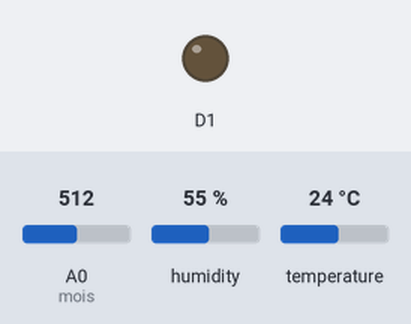
Simulated run of this sketch. Board: ESP8266 (NodeMCU). Shown: output pins drawn as LEDs (lit = HIGH). The test bench sets the inputs (shaded band); at power-on: A0 (mois) = 512, humidity 55 %, temperature 24 °C. WiFi joins after 1.5 s; servers stay silent unless stated; what the sketch prints to the serial monitor is not drawn.

Above: at 0.0 s.
At 8.7 s:
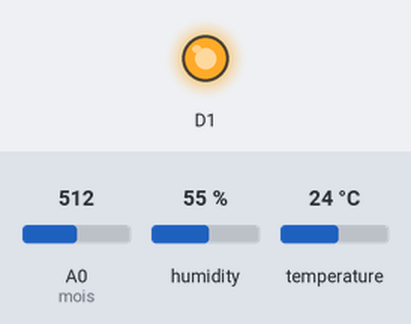
8.8 s: A0 (mois) set to 483
14.8 s: A0 (mois) set to 457
Timing chart, 0 to 17.8 s (numbered marks = the images above; inputs shaded):
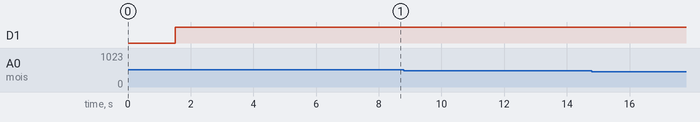

The sketch:

Irrigation_System.ino
```cpp
#include "arduino_secrets.h"
/*
  Sketch generated by the Arduino IoT Cloud Thing "Untitled"
  https://create.arduino.cc/cloud/things/ab25981e-d935-4f2d-8297-61fb98dbb1d8

  Arduino IoT Cloud Variables description

  The following variables are automatically generated and updated when changes are made to the Thing

  CloudLight motor;
  CloudTemperatureSensor temperature;
  CloudRelativeHumidity humidity;
  CloudRelativeHumidity moisture;

  Variables which are marked as READ/WRITE in the Cloud Thing will also have functions
  which are called when their values are changed from the Dashboard.
  These functions are generated with the Thing and added at the end of this sketch.
*/
#include "ESP8266WiFi.h"
#include "thingProperties.h"
#include "DHT.h"

#define DHTPIN D4
#define DHTTYPE DHT11

#define mois A0

DHT dht(DHTPIN, DHTTYPE);

void setup() {
  // Initialize serial and wait for port to open:
  Serial.begin(9600);
  pinMode(mois,INPUT);
  pinMode(D1,OUTPUT);
  // This delay gives the chance to wait for a Serial Monitor without blocking if none is found
  delay(1500);

  // Defined in thingProperties.h
  initProperties();

  // Connect to Arduino IoT Cloud
  ArduinoCloud.begin(ArduinoIoTPreferredConnection);

  /*
     The following function allows you to obtain more information
     related to the state of network and IoT Cloud connection and errors
     the higher number the more granular information you’ll get.
     The default is 0 (only errors).
     Maximum is 4
 */
  setDebugMessageLevel(2);
  ArduinoCloud.printDebugInfo();
  dht.begin();
}

void loop() {
  // Your code here
  onMoistureChange();
  onMotorChange();
  onHumidityChange();
  ArduinoCloud.update();
}

/*
  Since Humidity is READ_WRITE variable, onHumidityChange() is
  executed every time a new value is received from IoT Cloud.
*/
void onHumidityChange()  {
  // Add your code here to act upon Humidity change
  float h = dht.readHumidity();
  float t = dht.readTemperature();
  humidity = h;
  temperature = t;
  Serial.println("humidity = "); Serial.print(h);
  Serial.println("temperature = "); Serial.print(t);
  Serial.println("");
}


/*
  Since Moisture is READ_WRITE variable, onMoistureChange() is
  executed every time a new value is received from IoT Cloud.
*/
void onMoistureChange()  {
  // Add your code here to act upon Moisture change
  int m = analogRead(mois);
  m = 145- map(m, 0, 1023, 0, 100);
  moisture = m;

  if(moisture<60){
    motor = 1;
   }
  Serial.println("Moisture = "); Serial.print(m); Serial.print("%");
  Serial.println("");
}


/*
  Since Motor is READ_WRITE variable, onMotorChange() is
  executed every time a new value is received from IoT Cloud.
*/
void onMotorChange()  {
  // Add your code here to act upon Motor change

  if (moisture<60 && motor == 1){
    digitalWrite(D1,0);
  }
  else{
    digitalWrite(D1,1);
    motor = 0;
  }
}
```

arduino_secrets.h
```cpp
#define SECRET_SSID "Hotspot"
#define SECRET_OPTIONAL_PASS "12345678"
#define SECRET_DEVICE_KEY "Secret Key" // provided by cloud plateform for communication between database server and IoT device
```

thingProperties.h
```cpp
// Code generated by Arduino IoT Cloud, DO NOT EDIT.

#include <ArduinoIoTCloud.h>
#include <Arduino_ConnectionHandler.h>

const char DEVICE_LOGIN_NAME[]  = "dffbe0d1-8479-4f7c-9d8b-104aee3a0335";

const char SSID[]               = SECRET_SSID;    // Network SSID (name)
const char PASS[]               = SECRET_OPTIONAL_PASS;    // Network password (use for WPA, or use as key for WEP)
const char DEVICE_KEY[]  = SECRET_DEVICE_KEY;    // Secret device password

void onMotorChange();
void onHumidityChange();
void onMoistureChange();

CloudLight motor;
CloudTemperatureSensor temperature;
CloudRelativeHumidity humidity;
CloudRelativeHumidity moisture;

void initProperties(){

  ArduinoCloud.setBoardId(DEVICE_LOGIN_NAME);
  ArduinoCloud.setSecretDeviceKey(DEVICE_KEY);
  ArduinoCloud.addProperty(motor, READWRITE, ON_CHANGE, onMotorChange);
  ArduinoCloud.addProperty(temperature, READ, ON_CHANGE, NULL);
  ArduinoCloud.addProperty(humidity, READWRITE, ON_CHANGE, onHumidityChange);
  ArduinoCloud.addProperty(moisture, READWRITE, ON_CHANGE, onMoistureChange);

}

WiFiConnectionHandler ArduinoIoTPreferredConnection(SSID, PASS);
```
